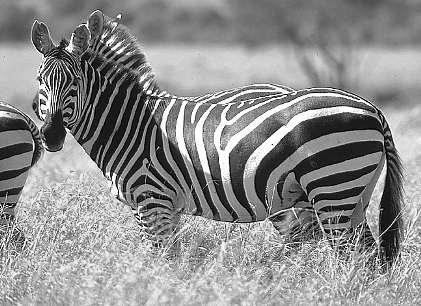
%> input picture demo.jpg, 421 x 306 px
$ octave Get_Mag_and_Dir.m   (GNU Octave 9; MATLAB toolbox functions it lacks are replaced by stand-ins)
%> lines starting %> are read from the running program, lines starting %| are printed output that depends on the picture
img = imread('demo.jpg');
%> img is the input picture: size 306x421 uint8; min 0, max 255, mean 141

[x,y]=size(img);
%> x = 306; y = 421
G = fspecial('gaussian',[8,8],1);
Gx = imfilter(G,[-1,1],'corr','same');
Gy = imfilter(G,[-1;1],'corr','same');
Sx = conv2(img,Gx,'same');
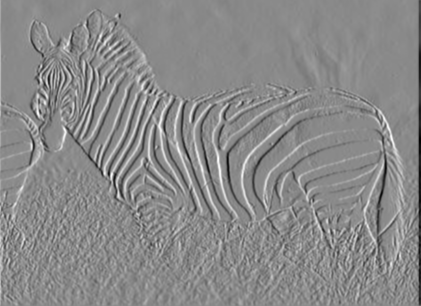
%> Sx: size 306x421 double; min -83.83, max 70.74, mean -0.3; drawn with min black and max white
Sy = conv2(img,Gy,'same');
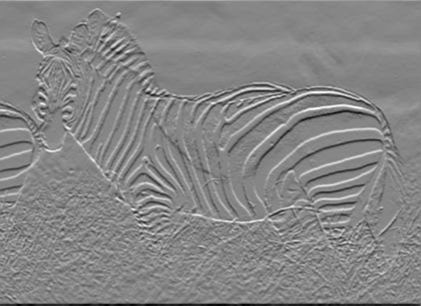
%> Sy: size 306x421 double; min -80.54, max 72.28, mean -0.4; drawn with min black and max white
mag = sqrt(Sx.^2 + Sy.^2);
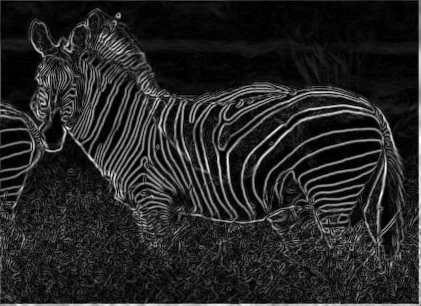
%> mag: size 306x421 double; min 0.00569, max 83.84, mean 12.5; drawn with min black and max white
rad = atan(Sy./Sx);
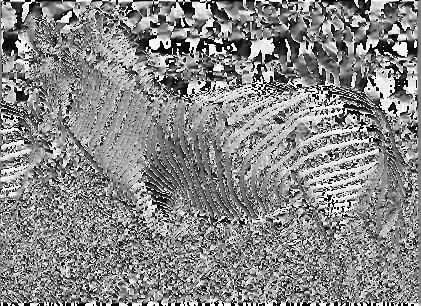
%> rad: size 306x421 double; min -1.57, max 1.57, mean 0.101; drawn with min black and max white
